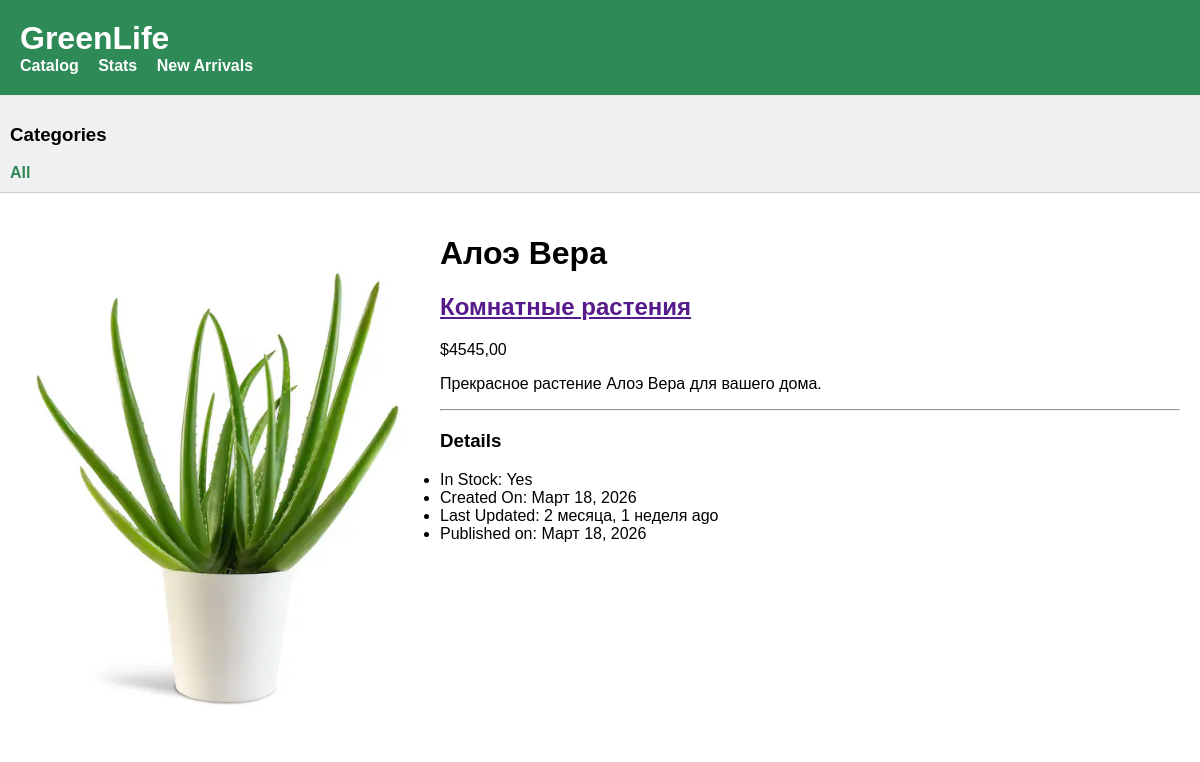
Screenshot of /3/aloe-vera/ with the database file from the repository.
### store/models.py (models this page shows, shortened)
class Plant(models.Model):
    category = models.ForeignKey(Category, related_name='plants', on_delete=models.CASCADE, verbose_name='Категория')
    name = models.CharField(max_length=200, verbose_name='Название растения')
    slug = models.SlugField(max_length=200, unique=True, verbose_name='Слаг')
    description = models.TextField(blank=True, verbose_name='Описание')
    price = models.DecimalField(max_digits=10, decimal_places=2, verbose_name='Цена')
    is_in_stock = models.BooleanField(default=True, verbose_name='В наличии')
    created_at = models.DateTimeField(auto_now_add=True, verbose_name='Дата создания')
    updated_at = models.DateTimeField(auto_now=True, verbose_name='Дата обновления')
    published_at = models.DateTimeField(default=timezone.now, verbose_name='Дата публикации')
    image = models.ImageField(upload_to='plants/%Y/%m/%d', blank=True, verbose_name='Изображение')
    manual = models.FileField(upload_to='manuals/%Y/%m/%d', blank=True, verbose_name='Инструкция по уходу (PDF)')
    tags = models.ManyToManyField('Tag', blank=True, related_name='plants', verbose_name='Теги')
    objects = models.Manager()
    available_plants = PlantManager()
    class Meta:
        ordering = ('name',)
        verbose_name = 'Растение'
        verbose_name_plural = 'Растения'
        indexes = [
            models.Index(fields=['id', 'slug']),
        ]

class Category(models.Model):
    name = models.CharField(max_length=200, verbose_name='Название')
    slug = models.SlugField(max_length=200, unique=True, verbose_name='Слаг (URL)')
    source_url = models.URLField(blank=True, verbose_name='Ссылка на описание (URL)')
    class Meta:
        ordering = ('name',)
        verbose_name = 'Категория'
        verbose_name_plural = 'Категории'
    def __str__(self):
        return self.name

### store/views.py (the view)
# urls.py: path('<int:id>/<slug:slug>/', views.plant_detail, name='plant_detail'),
def plant_detail(request, id, slug):
    plant_qs = Plant.objects.filter(id=id, slug=slug, is_in_stock=True)
    if not plant_qs.exists():
        return redirect('store:plant_list')
    plant = plant_qs.first()
    return render(request, 'store/plant_detail.html', {'plant': plant})

### templates/store/plant_detail.html (shortened to what this page needs)
{% extends "base.html" %}
{% block content %}
    <div class="plant-detail">
        {% if plant.image %}
            <img src="{{ plant.image.url }}" alt="{{ plant.name }}" style="max-width: 400px; float: left; margin-right: 20px;">
        {% endif %}
        <h1>{{ plant.name }}</h1>
        <h2><a href="{{ plant.category.get_absolute_url }}">{{ plant.category }}</a></h2>
        <p class="price">${{ plant.price }}</p>
        <p>{{ plant.description|linebreaks }}</p>
        <hr>
        <h3>Details</h3>
        <ul>
            <li>In Stock: {{ plant.is_in_stock|yesno:"Yes,No" }}</li>
            <li>Created On: {{ plant.created_at|date:"F j, Y" }}</li>
            <li>Last Updated: {{ plant.updated_at|timesince }} ago</li>
            <li>Published on: {{ plant.published_at|date:"F j, Y" }}</li>
        </ul>
    </div>
{% endblock %}

### templates/base.html (style rules this page uses)
body { font-family: sans-serif; margin: 0; }

### rows the page displays
Plant: image (picture), name "Алоэ Вера", category "Комнатные растения", price "4545,00", description "Прекрасное растение Алоэ Вера для вашего дома.", is_in_stock "Yes", created_at "Март 18, 2026", updated_at "2 месяца, 1 неделя", published_at "Март 18, 2026"
